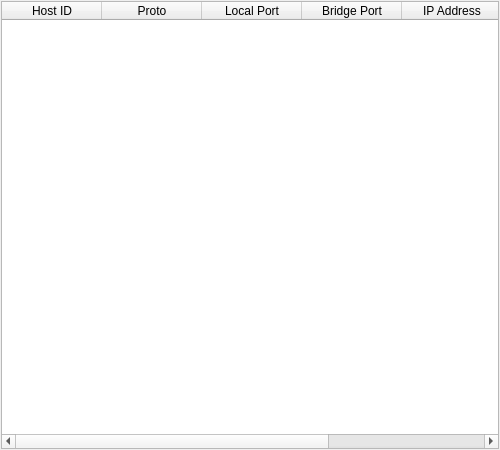
<?xml version="1.0" encoding="UTF-8"?>
<ui version="4.0">
 <class>IncomingConnectionDialog</class>
 <widget class="QDialog" name="IncomingConnectionDialog">
  <property name="geometry">
   <rect>
    <x>0</x>
    <y>0</y>
    <width>500</width>
    <height>450</height>
   </rect>
  </property>
  <property name="minimumSize">
   <size>
    <width>500</width>
    <height>450</height>
   </size>
  </property>
  <property name="maximumSize">
   <size>
    <width>16777215</width>
    <height>16777215</height>
   </size>
  </property>
  <property name="windowTitle">
   <string>Incoming Connections</string>
  </property>
  <layout class="QVBoxLayout" name="verticalLayout_2">
   <property name="leftMargin">
    <number>0</number>
   </property>
   <property name="topMargin">
    <number>0</number>
   </property>
   <property name="rightMargin">
    <number>0</number>
   </property>
   <property name="bottomMargin">
    <number>0</number>
   </property>
   <item>
    <layout class="QHBoxLayout" name="horizontalLayout">
     <property name="sizeConstraint">
      <enum>QLayout::SetMaximumSize</enum>
     </property>
     <property name="leftMargin">
      <number>1</number>
     </property>
     <property name="topMargin">
      <number>1</number>
     </property>
     <property name="rightMargin">
      <number>1</number>
     </property>
     <property name="bottomMargin">
      <number>1</number>
     </property>
     <item>
      <widget class="QTableWidget" name="table">
       <property name="focusPolicy">
        <enum>Qt::NoFocus</enum>
       </property>
       <property name="editTriggers">
        <set>QAbstractItemView::NoEditTriggers</set>
       </property>
       <property name="showDropIndicator" stdset="0">
        <bool>false</bool>
       </property>
       <property name="dragDropOverwriteMode">
        <bool>false</bool>
       </property>
       <property name="selectionMode">
        <enum>QAbstractItemView::NoSelection</enum>
       </property>
       <property name="selectionBehavior">
        <enum>QAbstractItemView::SelectColumns</enum>
       </property>
       <property name="textElideMode">
        <enum>Qt::ElideLeft</enum>
       </property>
       <property name="showGrid">
        <bool>true</bool>
       </property>
       <property name="gridStyle">
        <enum>Qt::NoPen</enum>
       </property>
       <property name="cornerButtonEnabled">
        <bool>false</bool>
       </property>
       <attribute name="verticalHeaderVisible">
        <bool>false</bool>
       </attribute>
       <attribute name="verticalHeaderHighlightSections">
        <bool>false</bool>
       </attribute>
       <column>
        <property name="text">
         <string>Host ID</string>
        </property>
       </column>
       <column>
        <property name="text">
         <string>Proto</string>
        </property>
       </column>
       <column>
        <property name="text">
         <string>Local Port</string>
        </property>
       </column>
       <column>
        <property name="text">
         <string>Bridge Port</string>
        </property>
       </column>
       <column>
        <property name="text">
         <string>IP Address</string>
        </property>
       </column>
       <column>
        <property name="text">
         <string>Hostname</string>
        </property>
       </column>
      </widget>
     </item>
    </layout>
   </item>
  </layout>
 </widget>
 <resources/>
 <connections/>
</ui>
